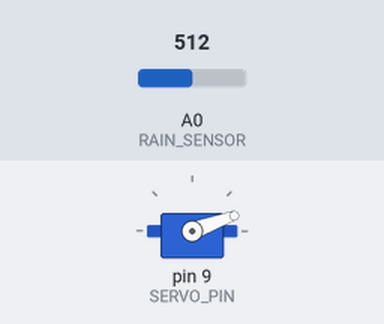
A sketch run on a simulated Arduino Uno, built with avr-gcc and run on an emulated ATmega328P. Shown: servo. The test bench sets the inputs (shaded band); at power-on: A0 (RAIN_SENSOR) = 512. What the sketch prints to the serial monitor is not drawn.

Above: at 1.3 s.
1.4 s: A0 (RAIN_SENSOR) set to 488
At 2.2 s:
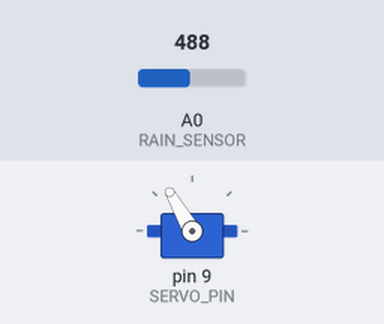
3.0 s: A0 (RAIN_SENSOR) set to 510
At 5.2 s:
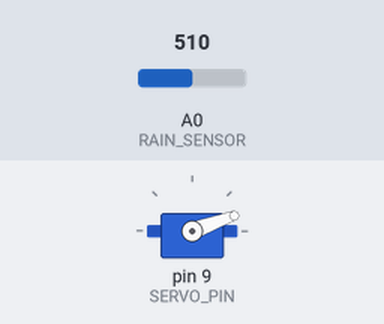
5.5 s: A0 (RAIN_SENSOR) set to 490
At 7.2 s:
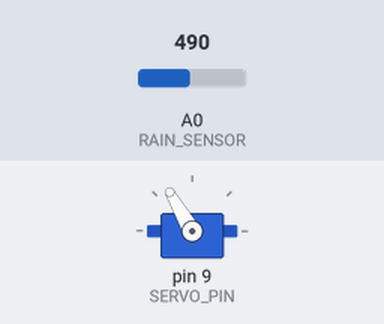
8.0 s: A0 (RAIN_SENSOR) set to 511
At 10.3 s:
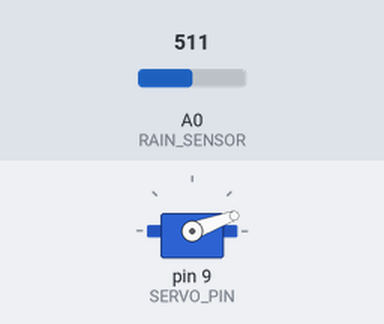
Timing chart, 0 to 11.5 s (numbered marks = the images above; inputs shaded):
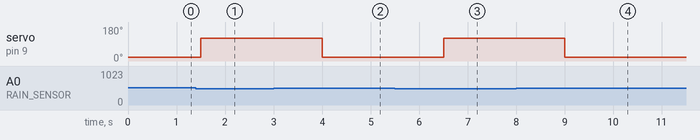

The sketch:

clotheline.ino
```cpp
#include <Servo.h>

#define RAIN_SENSOR A0
#define SERVO_PIN 9

Servo clothesServo;

// Adjust these angles based on your mechanical design
#define OUT_POSITION 20    // Clothesline outside
#define IN_POSITION 120    // Clothesline inside

int rainValue;
bool isRaining = false;
bool lastState = false;

// Adjust rain threshold after testing
#define RAIN_THRESHOLD 500

void setup() {
  clothesServo.attach(SERVO_PIN);
  pinMode(RAIN_SENSOR, INPUT);

  clothesServo.write(OUT_POSITION); // Default start outside

  Serial.begin(9600);
}

void loop() {
  rainValue = analogRead(RAIN_SENSOR);

  // Rain sensor gives LOW value when wet
  if (rainValue < RAIN_THRESHOLD) {
    isRaining = true;
  } else {
    isRaining = false;
  }

  Serial.print("Rain value: ");
  Serial.println(rainValue);

  // Move servo only if state changes
  if (isRaining != lastState) {
    if (isRaining) {
      clothesServo.write(IN_POSITION);   // Pull clothes inside
      Serial.println("Rain detected → Pulling clothes IN");
    } else {
      clothesServo.write(OUT_POSITION);  // Push clothes outside
      Serial.println("No rain → Moving clothes OUT");
    }
    lastState = isRaining;
    delay(2000); // Give servo time to complete movement
  }

  delay(500);
}
```

Measured:
- the behaviour switches between 500 and 499 on A0 (RAIN_SENSOR) (found by bisection; images 0 and 1)
- after the input at 1.4 s, servo on pin 9 (SERVO_PIN): 20° → 120° after 0.10 s
- after the input at 3.0 s, servo on pin 9 (SERVO_PIN): 120° → 20° after 1.0 s
- after the input at 5.5 s, servo on pin 9 (SERVO_PIN): 20° → 120° after 1.0 s
- after the input at 8.0 s, servo on pin 9 (SERVO_PIN): 120° → 20° after 1.0 s
